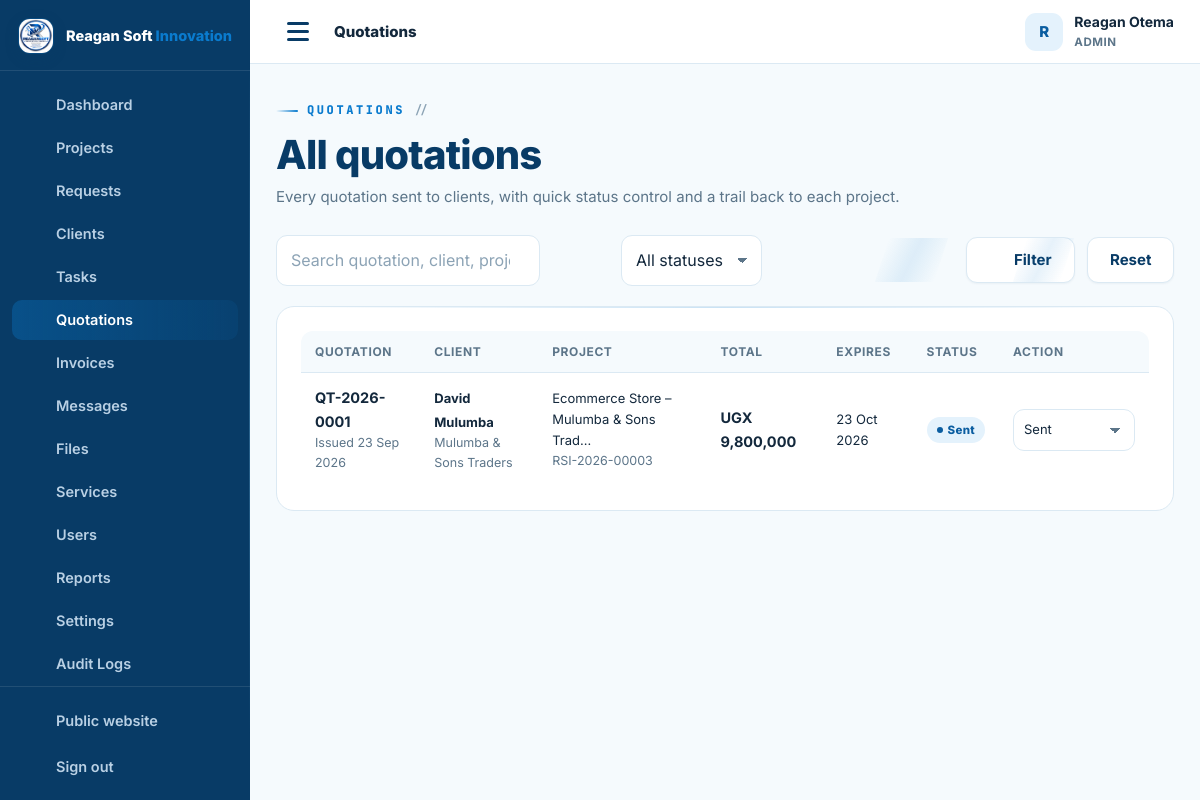
The app's page /admin/quotations.php (signed in), older data.
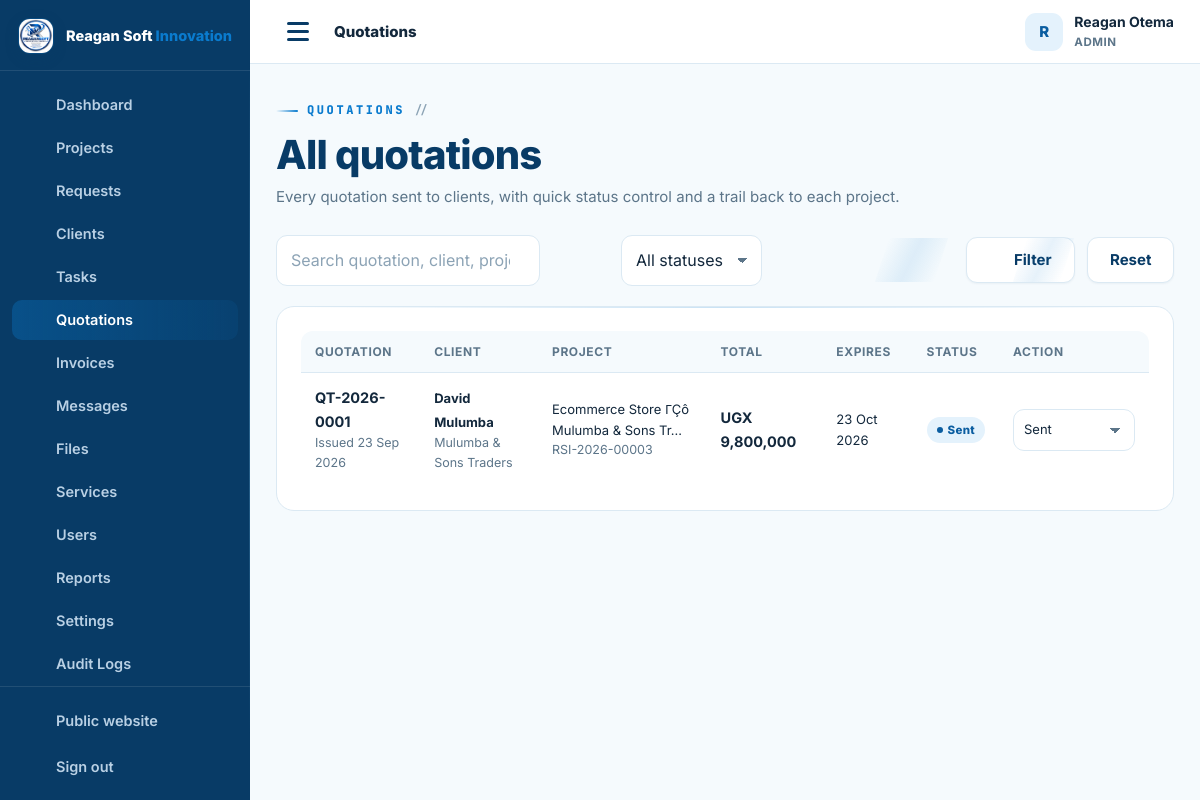
The same page, newer data.
### tables this page shows
CREATE TABLE IF NOT EXISTS quotations (
  id INT UNSIGNED AUTO_INCREMENT PRIMARY KEY,
  quotation_no VARCHAR(30) NOT NULL UNIQUE,
  project_id INT UNSIGNED NOT NULL,
  client_id INT UNSIGNED NOT NULL,
  issued_on DATE NOT NULL,
  expiry_date DATE NULL,
  subtotal DECIMAL(14,2) NOT NULL DEFAULT 0,
  discount DECIMAL(14,2) NOT NULL DEFAULT 0,
  tax_percent DECIMAL(5,2) NOT NULL DEFAULT 0,
  total DECIMAL(14,2) NOT NULL DEFAULT 0,
  status ENUM('draft','sent','accepted','rejected','expired','cancelled') NOT NULL DEFAULT 'draft',
  notes TEXT NULL,
  terms TEXT NULL,
  created_at TIMESTAMP DEFAULT CURRENT_TIMESTAMP,
  updated_at TIMESTAMP DEFAULT CURRENT_TIMESTAMP ON UPDATE CURRENT_TIMESTAMP,
  FOREIGN KEY (project_id) REFERENCES projects(id) ON DELETE CASCADE,
  FOREIGN KEY (client_id) REFERENCES users(id) ON DELETE CASCADE,
  INDEX idx_quotes_project (project_id),
  INDEX idx_quotes_client (client_id)
);

CREATE TABLE IF NOT EXISTS projects (
  id INT UNSIGNED AUTO_INCREMENT PRIMARY KEY,
  ref_no VARCHAR(30) NOT NULL UNIQUE,                
  client_id INT UNSIGNED NOT NULL,
  service_id INT UNSIGNED NULL,
  assigned_to INT UNSIGNED NULL,                     
  title VARCHAR(190) NOT NULL,
  description TEXT NOT NULL,
  requirements TEXT NULL,
   
   
  website_url  VARCHAR(255) NULL,                    
  deliverables VARCHAR(190) NULL,                    
  cover_art    VARCHAR(40)  NULL,                    
  budget DECIMAL(14,2) NULL,
  priority ENUM('low','normal','high','urgent') NOT NULL DEFAULT 'normal',
  status ENUM('NEW','REVIEWING','QUOTATION','APPROVED','IN_PROGRESS','WAITING_FOR_CLIENT','TESTING','COMPLETED','CANCELLED') NOT NULL DEFAULT 'NEW',
  progress TINYINT UNSIGNED NOT NULL DEFAULT 0,
  deadline DATE NULL,
  started_at DATETIME NULL,
  completed_at DATETIME NULL,
  submitted_at TIMESTAMP DEFAULT CURRENT_TIMESTAMP,
  updated_at TIMESTAMP DEFAULT CURRENT_TIMESTAMP ON UPDATE CURRENT_TIMESTAMP,
  FOREIGN KEY (client_id) REFERENCES users(id) ON DELETE CASCADE,
  FOREIGN KEY (service_id) REFERENCES services(id) ON DELETE SET NULL,
  FOREIGN KEY (assigned_to) REFERENCES users(id) ON DELETE SET NULL,
  INDEX idx_projects_client (client_id),
  INDEX idx_projects_status (status),
  INDEX idx_projects_assigned (assigned_to),
  INDEX idx_projects_service (service_id)
);

CREATE TABLE IF NOT EXISTS users (
  id INT UNSIGNED AUTO_INCREMENT PRIMARY KEY,
  full_name VARCHAR(150) NOT NULL,
  email VARCHAR(190) NOT NULL UNIQUE,
  phone VARCHAR(40) NULL,
  password_hash VARCHAR(255) NOT NULL,
  role ENUM('admin','staff','client') NOT NULL DEFAULT 'client',
  company VARCHAR(190) NULL,
  address VARCHAR(255) NULL,
  avatar VARCHAR(255) NULL,
   
   
   
   
   
   
  payer_type ENUM('business','individual') NOT NULL DEFAULT 'business',
  tax_id VARCHAR(60) NULL,
  national_id VARCHAR(60) NULL,
  country VARCHAR(80) NOT NULL DEFAULT 'Uganda',
  city VARCHAR(90) NULL,
  billing_terms_at DATETIME NULL,
  active TINYINT(1) NOT NULL DEFAULT 1,
  failed_logins INT UNSIGNED NOT NULL DEFAULT 0,
  locked_until DATETIME NULL,
  last_login_at DATETIME NULL,
  created_at TIMESTAMP DEFAULT CURRENT_TIMESTAMP,
  updated_at TIMESTAMP DEFAULT CURRENT_TIMESTAMP ON UPDATE CURRENT_TIMESTAMP,
  INDEX idx_users_role (role),
  INDEX idx_users_active (active)
);

### config/config.php (called while the page is built, shortened)
<?php
function db(): PDO {
    static $pdo = null;
    if ($pdo === null) {
        try {
            $pdo = new PDO(
                'mysql:host=' . DB_HOST . ';dbname=' . DB_NAME . ';charset=utf8mb4',
                DB_USER,
                DB_PASS,
                [
                    PDO::ATTR_ERRMODE            => PDO::ERRMODE_EXCEPTION,
                    PDO::ATTR_DEFAULT_FETCH_MODE => PDO::FETCH_ASSOC,
                    PDO::ATTR_EMULATE_PREPARES   => false,
                    PDO::ATTR_STRINGIFY_FETCHES  => false,
                    PDO::ATTR_TIMEOUT            => 5,
                    PDO::MYSQL_ATTR_INIT_COMMAND => "SET time_zone = '+03:00', NAMES utf8mb4 COLLATE utf8mb4_unicode_ci",
                ]
            );
        } catch (PDOException $e) {
            db_connection_failed($e);
        }
    }
    return $pdo;
}
function e(mixed $value): string {
    return htmlspecialchars((string)($value ?? ''), ENT_QUOTES, 'UTF-8');
}
function flash(string $key, ?string $value = null): ?string {
    $msg = $_SESSION['flash'][$key] ?? null;
    return $msg;
}
function app_url(string $path = ''): string {
    return APP_URL . ($path === '' ? '' : '/' . ltrim($path, '/'));
}
function current_user(): ?array {
    static $user = false;
    if ($user === false) {
        if (empty($_SESSION['user_id'])) {
            $user = null;
        } else {
            $st = db()->prepare('SELECT * FROM users WHERE id = ? AND active = 1 LIMIT 1');
            $st->execute([(int)$_SESSION['user_id']]);
            $user = $st->fetch() ?: null;
        }
    }
    return $user;
}
function is_logged_in(): bool {
    return current_user() !== null;
}
function require_login(): void {
    if (!is_logged_in()) {
        $_SESSION['intended'] = $_SERVER['REQUEST_URI'] ?? '';
        flash('error', 'Please sign in to continue.');
        redirect(app_url('login.php'));
    }
}
function require_staff(): void {
    require_login();
}
require_once __DIR__ . '/../inc/functions.php';

### admin/quotations.php (the view, shortened to what the changed rows need)
<?php
require __DIR__ . '/../config/config.php';
require_staff();
$pdo = db();
$st = $_GET['status'] ?? '';
$q  = trim($_GET['q'] ?? '');
$page = max(1, (int)($_GET['page'] ?? 1));
$perPage = 15;
$where = ['1=1'];
$params = [];
$whereSql = implode(' AND ', $where);
$count = $pdo->prepare("SELECT COUNT(*) c FROM quotations q JOIN projects p ON p.id = q.project_id JOIN users u ON u.id = q.client_id WHERE $whereSql");
$count->execute($params);
$pg = paginate((int)$count->fetch()['c'], $perPage, $page);
$sql = "SELECT q.*, u.full_name AS client_name, u.company, p.title AS project_title, p.ref_no AS project_ref, p.id AS project_id
        FROM quotations q
        JOIN projects p ON p.id = q.project_id
        JOIN users u ON u.id = q.client_id
        WHERE $whereSql
        ORDER BY q.created_at DESC
        LIMIT $perPage OFFSET {$pg['offset']}";
$stm = $pdo->prepare($sql); $stm->execute($params);
$quotes = $stm->fetchAll();
$currency = settings('currency');
?>
<div class="dash-head">
  <div>
    <h2>All quotations</h2>
  </div>
</div>
<section class="panel">
  <?php if ($quotes): ?>
    <div class="table-wrap">
      <table class="table">
        <thead><tr><th>Quotation</th><th>Client</th><th>Project</th><th>Total</th><th>Expires</th><th>Status</th><th>Action</th></tr></thead>
        <tbody>
          <?php foreach ($quotes as $qu): ?>
            <tr>
              <td><a class="row-title" href="<?= app_url('admin/project.php?id=' . (int)$qu['project_id'] . '&tab=quotation') ?>"><?= e($qu['quotation_no']) ?></a><div class="row-sub">Issued <?= fmt_date($qu['issued_on']) ?></div></td>
              <td><b class="small"><?= e($qu['client_name']) ?></b><div class="row-sub"><?= e($qu['company'] ?? '—') ?></div></td>
              <td class="small"><?= e(truncate($qu['project_title'], 38)) ?><div class="row-sub"><?= e($qu['project_ref']) ?></div></td>
              <td><b><?= money($qu['total'], $currency) ?></b></td>
              <td class="small"><?= fmt_date($qu['expiry_date']) ?></td>
              <td><?= status_badge($qu['status']) ?></td>
              <td style="min-width:150px">
                <form method="post">
                  <select class="select" name="status" onchange="this.form.submit()" style="padding:7px 30px 7px 10px;font-size:13px">
                    <?php foreach (['draft', 'sent', 'accepted', 'rejected', 'expired', 'cancelled'] as $s): ?><option value="<?= $s ?>" <?= $qu['status'] === $s ? 'selected' : '' ?>><?= e(ucfirst($s)) ?></option><?php endforeach; ?>
                  </select>
                </form>
              </td>
            </tr>
          <?php endforeach; ?>
        </tbody>
      </table>
    </div>
  <?php else: ?>
    <div class="empty"><?= icon('doc') ?><h4>No quotations found</h4><p><?= ($q || $st) ? 'No quotations match your filters.' : 'Create quotations from inside a project when a request is ready.' ?></p></div>
  <?php endif; ?>
</section>

### inc/functions.php (shortened to what the changed rows need)
<?php
function settings(?string $key = null, ?string $default = ''): string {
    static $cache = null;
    if ($cache === null) {
        $cache = [
            'company_name' => APP_NAME,
            'company_phone' => '+256772514889',
            'company_whatsapp' => '+256730314979',
            'payment_mtn_number' => '+256730314979',
            'currency' => 'UGX',
        ];
        try {
            $rows = db()->query('SELECT setting_key, setting_value FROM settings')->fetchAll();
            foreach ($rows as $r) {
                $cache[$r['setting_key']] = (string)$r['setting_value'];
            }
        } catch (Throwable $e) {
            log_error('settings() fallback: ' . $e->getMessage());
        }
    }
    return $cache[$key] ?? $default;
}
function money(mixed $amount, string $currency = 'UGX'): string {
    $amount = (float)$amount;
    if ($currency !== '') {
        return $currency . ' ' . number_format($amount, 0);
    }
    return number_format($amount, 0);
}
function fmt_date(?string $date, string $format = 'd M Y'): string {
    $ts = strtotime($date);
    return $ts ? date($format, $ts) : '—';
}
function truncate(string $text, int $length = 90): string {
    return mb_strimwidth($text, 0, $length, '…');
}
function status_badge(string $status): string {
    $class = [
        'NEW' => 'blue', 'REVIEWING' => 'sky', 'QUOTATION' => 'violet',
        'APPROVED' => 'cyan', 'IN_PROGRESS' => 'blue', 'WAITING_FOR_CLIENT' => 'amber',
        'TESTING' => 'violet', 'COMPLETED' => 'green', 'CANCELLED' => 'red',
        'TODO' => 'gray', 'REVIEW' => 'violet',
        'draft' => 'gray', 'sent' => 'blue', 'accepted' => 'green', 'rejected' => 'red', 'expired' => 'amber', 'cancelled' => 'red',
        'paid' => 'green', 'partially_paid' => 'amber', 'overdue' => 'red',
        'active' => 'green', 'inactive' => 'red',
        'read' => 'gray', 'unread' => 'blue',
    ];
    $label = ucwords(str_replace('_', ' ', strtolower((string)$status)));
    return '<span class="badge ' . ($class[$status] ?? 'gray') . '">' . e($label) . '</span>';
}
function paginate(int $total, int $perPage, int $page): array {
    $totalPages = max(1, (int)ceil($total / max(1, $perPage)));
    $page = max(1, min($totalPages, $page));
    $offset = ($page - 1) * $perPage;
    return ['totalPages' => $totalPages, 'page' => $page, 'offset' => $offset];
}
require_once __DIR__ . '/layout.php';

Row changes from the older to the newer data that the page shows:
changed through a linked row, quotations "Sent": project.title "Ecommerce Store – Mulumba & Sons Trad…" → "Ecommerce Store ΓÇô Mulumba & Sons Tr…"
